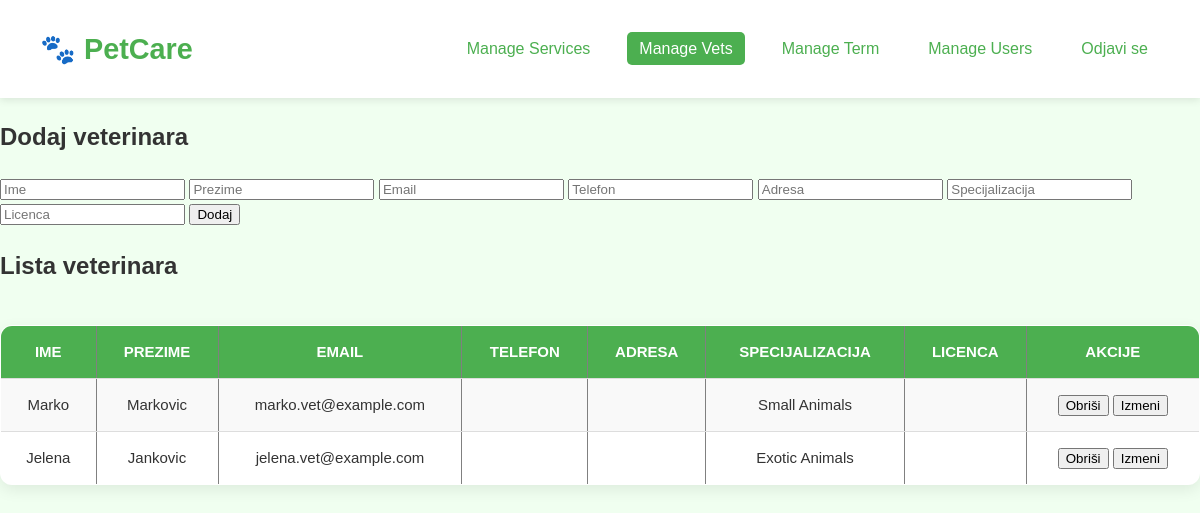
Before: /manage_vets.php with the older database file.
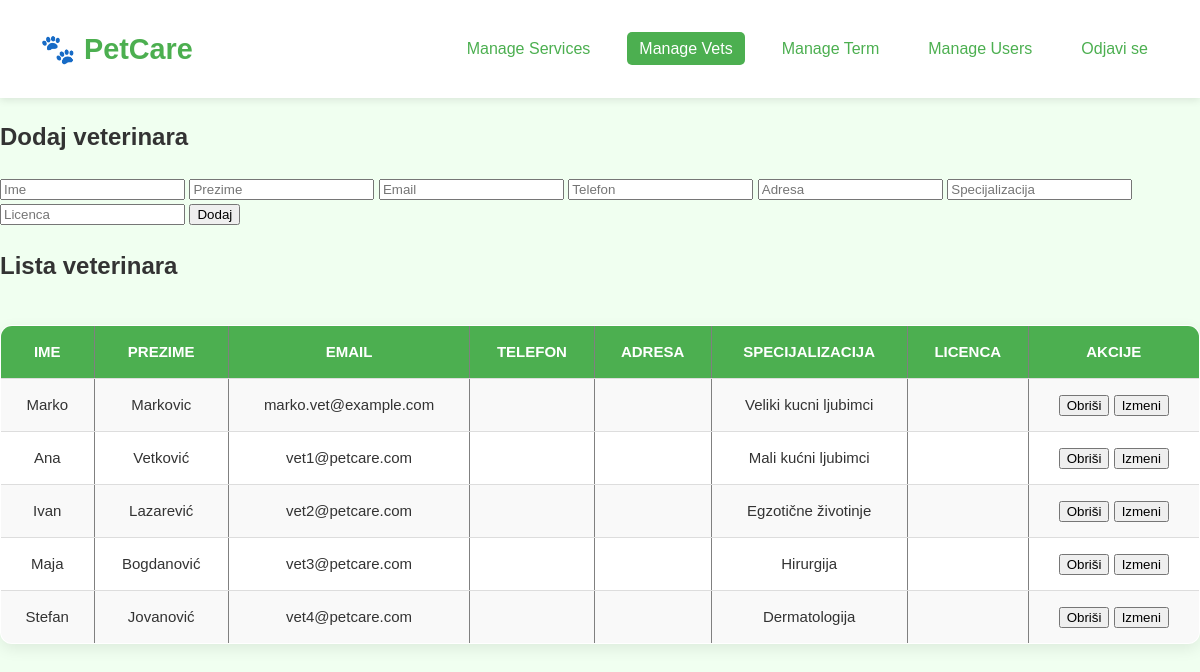
After: the same page with the newer database file.
### tables this page shows
CREATE TABLE `veterinarians` (
  `id` int(10) UNSIGNED NOT NULL,
  `user_id` int(10) UNSIGNED NOT NULL,
  `specialization` varchar(255) DEFAULT NULL,
  `license_number` varchar(100) DEFAULT NULL,
  `photo` varchar(255) DEFAULT NULL
);

CREATE TABLE `users` (
  `id` int(10) UNSIGNED NOT NULL,
  `first_name` varchar(100) NOT NULL,
  `last_name` varchar(100) NOT NULL,
  `email` varchar(255) NOT NULL,
  `password` varchar(255) NOT NULL,
  `phone_number` varchar(20) DEFAULT NULL,
  `address` text DEFAULT NULL,
  `active` tinyint(1) DEFAULT 1,
  `negative_points` int(10) UNSIGNED DEFAULT 0,
  `role_id` int(10) UNSIGNED DEFAULT NULL
);

### functions.php (called while the page is built, shortened)
<?php
function get_all_veterinarians(PDO $pdo): array {
    $stmt = $pdo->query("
        SELECT
            v.id,
            v.specialization,
            v.photo,
            u.first_name,
            u.last_name,
            u.email
        FROM veterinarians v
        INNER JOIN users u ON v.user_id = u.id
    ");
    return $stmt->fetchAll(PDO::FETCH_ASSOC);
}

### manage_vets.php (the view, shortened to what this page needs)
<?php
require_once 'functions.php';
$vets = get_all_veterinarians($pdo);
$editing = isset($_GET['edit']) ? get_veterinarian_by_id($pdo, $_GET['edit']) : null;
?>
<!DOCTYPE html>
<html>
<head>
    <link rel="stylesheet" href="css/css.css">
</head>
<body>
<header>
    <div class="logo">🐾 PetCare</div>
    <nav>
        <ul>
            <li><a href="manage_services.php">Manage Services</a></li>
            <li><a href="manage_vets.php" class="active">Manage Vets</a></li>
            <li><a href="manage_term.php">Manage Term</a></li>
            <li><a href="manage_users.php">Manage Users</a></li>
            <li><a href="logout.php">Odjavi se</a></li>
        </ul>
    </nav>
</header>
<?php if ($editing): ?>
    <h2>Izmena veterinara</h2>
    <form method="post">
        <input type="hidden" name="update_id" value="<?= $editing['id'] ?>">
        <input type="hidden" name="user_id" value="<?= $editing['user_id'] ?>">
        <input type="text" name="first_name" placeholder="Ime" value="<?= $editing['first_name'] ?>" required>
        <input type="text" name="last_name" placeholder="Prezime" value="<?= $editing['last_name'] ?>" required>
        <input type="email" name="email" placeholder="Email" value="<?= $editing['email'] ?>" required>
        <input type="text" name="phone_number" placeholder="Telefon" value="<?= $editing['phone_number'] ?>" required>
        <input type="text" name="address" placeholder="Adresa" value="<?= $editing['address'] ?>" required>
        <input type="text" name="specialization" placeholder="Specijalizacija" value="<?= $editing['specialization'] ?>" required>
        <input type="text" name="license_number" placeholder="Licenca" value="<?= $editing['license_number'] ?>" required>
        <button type="submit">Sačuvaj</button>
    </form>
<?php else: ?>
    <h2>Dodaj veterinara</h2>
    <form method="post">
        <input type="text" name="first_name" placeholder="Ime" required>
        <input type="text" name="last_name" placeholder="Prezime" required>
        <input type="email" name="email" placeholder="Email" required>
        <input type="text" name="phone_number" placeholder="Telefon" required>
        <input type="text" name="address" placeholder="Adresa" required>
        <input type="text" name="specialization" placeholder="Specijalizacija" required>
        <input type="text" name="license_number" placeholder="Licenca" required>
        <button type="submit" name="add_vet">Dodaj</button>
    </form>
<?php endif; ?>
<h2>Lista veterinara</h2>
<table border="1" cellpadding="5" cellspacing="0">
    <tr>
        <th>Ime</th>
        <th>Prezime</th>
        <th>Email</th>
        <th>Telefon</th>
        <th>Adresa</th>
        <th>Specijalizacija</th>
        <th>Licenca</th>
        <th>Akcije</th>
    </tr>
    <?php foreach ($vets as $v): ?>
        <tr>
            <td><?= htmlspecialchars($v['first_name']) ?></td>
            <td><?= htmlspecialchars($v['last_name']) ?></td>
            <td><?= htmlspecialchars($v['email']) ?></td>
            <td><?= htmlspecialchars($v['phone_number']) ?></td>
            <td><?= htmlspecialchars($v['address']) ?></td>
            <td><?= htmlspecialchars($v['specialization']) ?></td>
            <td><?= htmlspecialchars($v['license_number']) ?></td>
            <td>
                <form method="post" style="display:inline-block;">
                    <button type="submit" onclick="return confirm('Obrisati veterinara?')">Obriši</button>
                </form>
                <a href="?edit=<?= $v['id'] ?>">
                    <button>Izmeni</button>
                </a>
            </td>
        </tr>
    <?php endforeach; ?>
</table>
</body>
</html>

Changed rows visible on the page:
removed veterinarians: user.first_name "Jelena", user.last_name "Jankovic", user.email "jelena.vet@example.com", specialization "Exotic Animals"
changed veterinarians "Marko": specialization "Small Animals" → "Veliki kucni ljubimci"
added veterinarians: user.first_name "Ana", user.last_name "Vetković", user.email "vet1@petcare.com", specialization "Mali kućni ljubimci"
added veterinarians: user.first_name "Ivan", user.last_name "Lazarević", user.email "vet2@petcare.com", specialization "Egzotične životinje"
added veterinarians: user.first_name "Maja", user.last_name "Bogdanović", user.email "vet3@petcare.com", specialization "Hirurgija"
added veterinarians: user.first_name "Stefan", user.last_name "Jovanović", user.email "vet4@petcare.com", specialization "Dermatologija"
